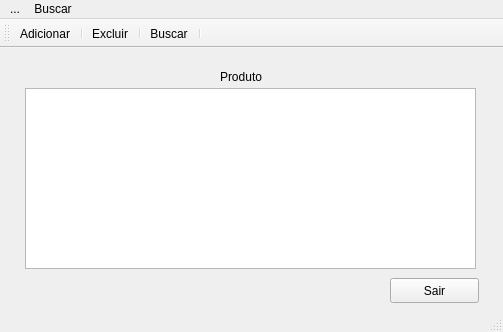
<?xml version="1.0" encoding="UTF-8"?>
<ui version="4.0">
 <class>MainWindow</class>
 <widget class="QMainWindow" name="MainWindow">
  <property name="geometry">
   <rect>
    <x>0</x>
    <y>0</y>
    <width>503</width>
    <height>332</height>
   </rect>
  </property>
  <property name="windowTitle">
   <string>MainWindow</string>
  </property>
  <widget class="QWidget" name="centralWidget">
   <widget class="QListWidget" name="listNome">
    <property name="geometry">
     <rect>
      <x>25</x>
      <y>40</y>
      <width>451</width>
      <height>181</height>
     </rect>
    </property>
   </widget>
   <widget class="QLabel" name="label">
    <property name="geometry">
     <rect>
      <x>220</x>
      <y>20</y>
      <width>67</width>
      <height>17</height>
     </rect>
    </property>
    <property name="text">
     <string>Produto</string>
    </property>
   </widget>
   <widget class="QPushButton" name="pushButton">
    <property name="geometry">
     <rect>
      <x>390</x>
      <y>230</y>
      <width>89</width>
      <height>25</height>
     </rect>
    </property>
    <property name="text">
     <string>Sair</string>
    </property>
   </widget>
   <widget class="QLabel" name="lbR">
    <property name="geometry">
     <rect>
      <x>30</x>
      <y>230</y>
      <width>251</width>
      <height>17</height>
     </rect>
    </property>
    <property name="text">
     <string/>
    </property>
   </widget>
  </widget>
  <widget class="QToolBar" name="mainToolBar">
   <attribute name="toolBarArea">
    <enum>TopToolBarArea</enum>
   </attribute>
   <attribute name="toolBarBreak">
    <bool>false</bool>
   </attribute>
   <addaction name="actionAdicionar"/>
   <addaction name="separator"/>
   <addaction name="actionExcluir"/>
   <addaction name="separator"/>
   <addaction name="actionBuscar"/>
   <addaction name="separator"/>
  </widget>
  <widget class="QStatusBar" name="statusBar"/>
  <widget class="QMenuBar" name="menuBar">
   <property name="geometry">
    <rect>
     <x>0</x>
     <y>0</y>
     <width>503</width>
     <height>22</height>
    </rect>
   </property>
   <widget class="QMenu" name="menu">
    <property name="title">
     <string>...</string>
    </property>
    <addaction name="actionAdicionar"/>
    <addaction name="actionExcluir"/>
   </widget>
   <widget class="QMenu" name="menuBuscar">
    <property name="title">
     <string>Buscar</string>
    </property>
   </widget>
   <addaction name="menu"/>
   <addaction name="menuBuscar"/>
  </widget>
  <action name="actionAdicionar">
   <property name="text">
    <string>Adicionar</string>
   </property>
  </action>
  <action name="actionExcluir">
   <property name="text">
    <string>Excluir</string>
   </property>
  </action>
  <action name="actionBuscar">
   <property name="text">
    <string>Buscar</string>
   </property>
   <property name="toolTip">
    <string>Buscar</string>
   </property>
  </action>
 </widget>
 <layoutdefault spacing="6" margin="11"/>
 <resources/>
 <connections/>
</ui>
